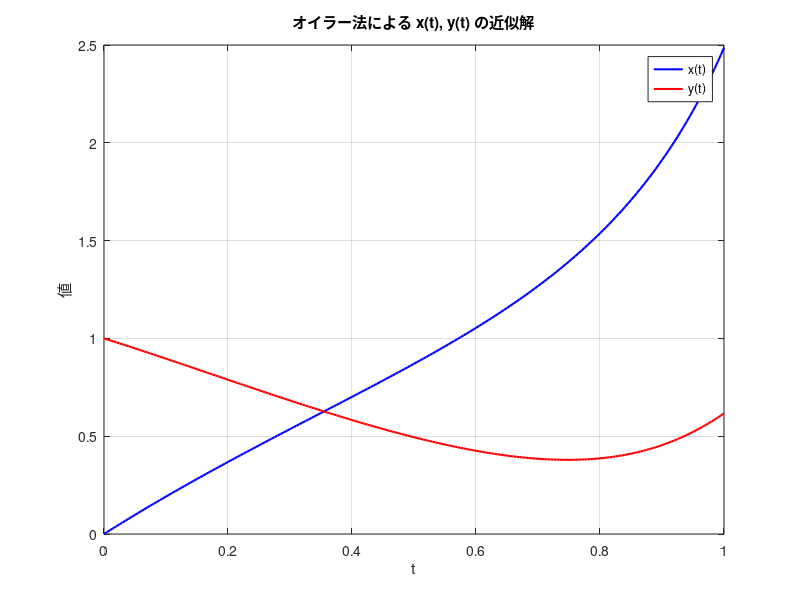
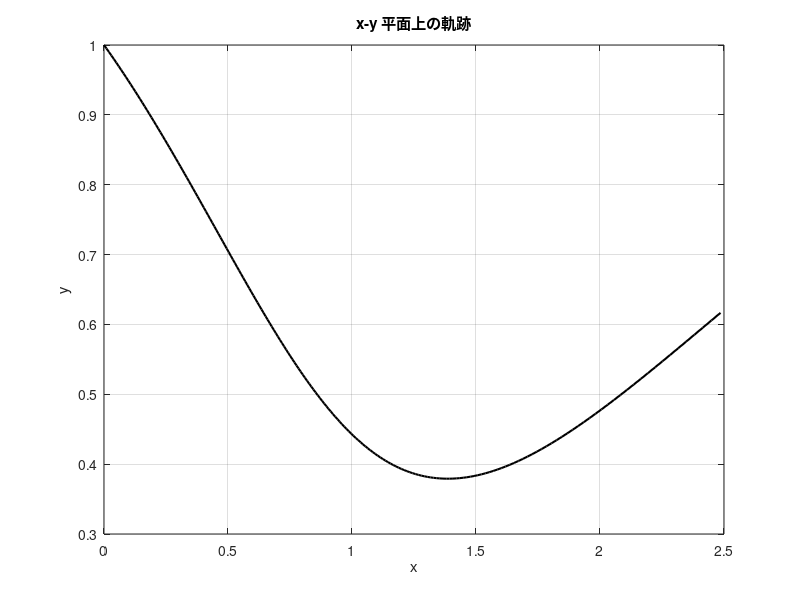

MATLAB code to generate these figures, in order:
% ---- 問題3：連立常微分方程式のオイラー法による数値解 ----

% 区間 [0, 1] を 200 分割 ⇒ ステップ幅 h = 1/200
N = 200;           % ステップ数（分割数）ここを変える
h = 1 / N;         % ステップ幅
t = 0:h:1;         % 時間配列（確認用）

% 初期条件（x(0) = 0, y(0) = 1）
x = zeros(1, N+1); % x の値を格納
y = zeros(1, N+1); % y の値を格納
x(1) = 0;          % 初期条件設定(もしかしたら問題によって変える)
y(1) = 1;          % ここも 

% オイラー法のメインループ
for n = 1:N
    dxdt = x(n)^2 + 2*y(n);         % dx/dt の定義（問題によって変える）
    dydt = y(n) - 2*cos(x(n));      % dy/dt の定義（問題によって変える）

    % 次のステップの値を計算
    x(n+1) = x(n) + h * dxdt;
    y(n+1) = y(n) + h * dydt;
end

% x(1) を表示（指数表記で、小数点以下4桁）
fprintf('x(1) = %.4e\n', x(end));

% ---- グラフ描画 ----

% 1. x(t), y(t) の時間変化
figure;
plot(t, x, '-b', 'LineWidth', 1.5); hold on;
plot(t, y, '-r', 'LineWidth', 1.5);
xlabel('t'); ylabel('値');
legend('x(t)', 'y(t)');
title('オイラー法による x(t), y(t) の近似解');
grid on;

% 2. x-y 平面上の軌跡（位相図的なもの）
figure;
plot(x, y, '-k', 'LineWidth', 1.5);
xlabel('x'); ylabel('y');
title('x-y 平面上の軌跡');
grid on;